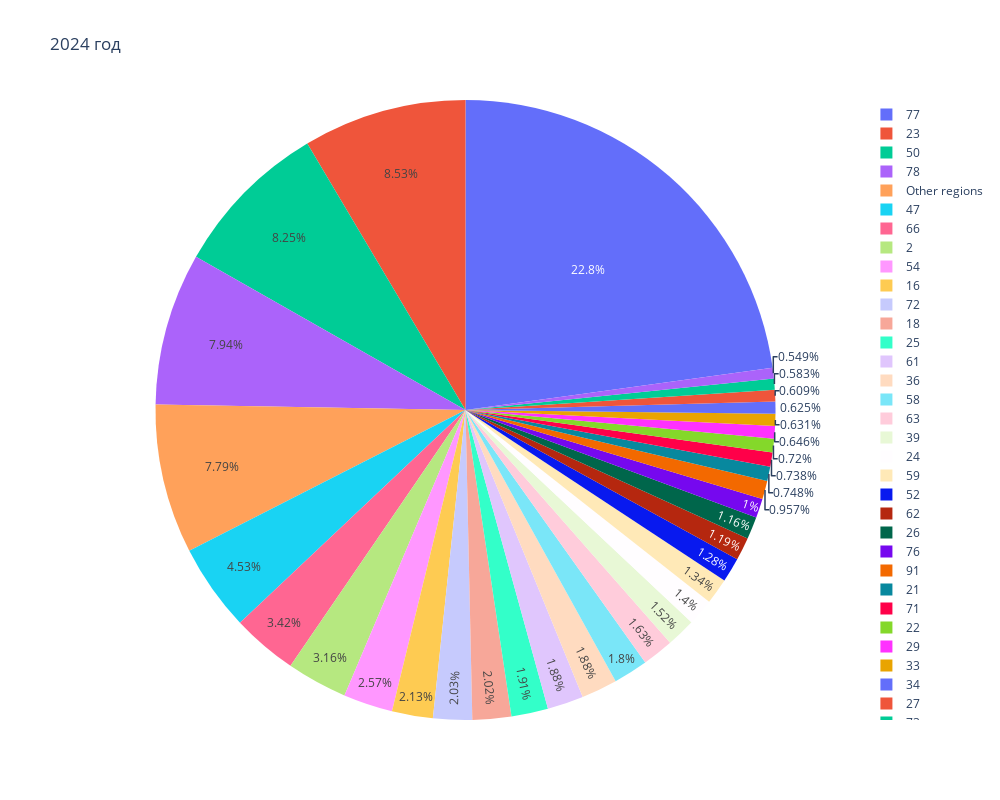

Notebook code for this chart:
### Code cell
# На вход подаем год, за который нужен график
region_square(2024)

### Figure 1 — Plotly figure (JSON) as saved in the notebook; plotly's stock layout.template omitted (floating-point values rounded to 4 significant figures)
{"data": [{"domain": {"x": [0, 1], "y": [0, 1]}, "hovertemplate": "region=%{label}<br>all_square=%{value}<extra></extra>", "labels": ["72", "23", "54", "47", "78", "Other regions", "25", "Other regions", "66", "71", "52", "Other regions", "2", "50", "24", "Other regions", "77", "Other regions", "58", "61", "27", "33", "34", "Other regions", "Other regions", "18", "Other regions", "62", "26", "Other regions", "Other regions", "Other regions", "Other regions", "Other regions", "76", "63", "39", "91", "22", "36", "73", "Other regions", "29", "16", "21", "Other regions", "Other regions", "Other regions", "Other regions", "Other regions", "Other regions", "Other regions", "Other regions", "Other regions", "Other regions", "Other regions", "Other regions", "Other regions", "59", "42", "Other regions", "Other regions", "Other regions", "Other regions", "Other regions", "Other regions", "Other regions", "Other regions", "Other regions", "Other regions", "Other regions", "Other regions", "Other regions"], "legendgroup": "", "name": "", "showlegend": true, "type": "pie", "values": [416900.0, 1752000.0, 528800.0, 931400.0, 1630000.0, 24120.0, 393400.0, 17470.0, 701800.0, 151600.0, 262100.0, 79000.0, 649800.0, 1695000.0, 286700.0, 46160.0, 4690000.0, 65810.0, 369100.0, 387200.0, 125200.0, 129700.0, 128400.0, 63690.0, 42990.0, 415000.0, 35700.0, 245300.0, 238300.0, 34370.0, 17520.0, 92150.0, 66930.0, 95610.0, 206500.0, 334600.0, 312300.0, 196500.0, 147900.0, 385700.0, 119900.0, 66800.0, 132800.0, 438300.0, 153700.0, 50810.0, 55000.0, 31870.0, 45770.0, 12750.0, 1421.0, 66270.0, 9458.0, 34890.0, 44420.0, 81480.0, 54700.0, 32190.0, 275400.0, 112700.0, 55750.0, 23020.0, 2955.0, 70150.0, 2981.0, 34630.0, 38910.0, 19630.0, 12190.0, 15000.0, 6831.0, 31020.0, 18030.0]}], "layout": {"height": 800, "legend": {"tracegroupgap": 0}, "title": {"text": "2024 год"}, "width": 1000}}
